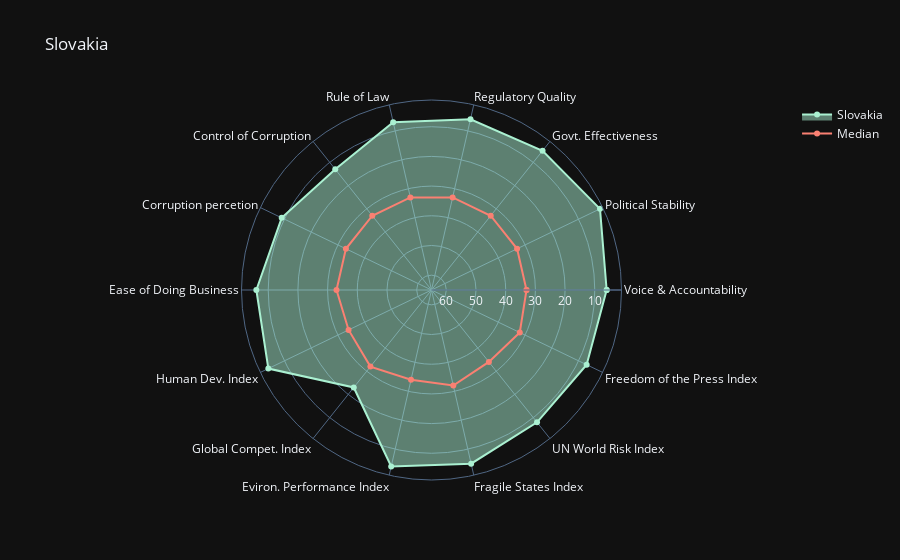
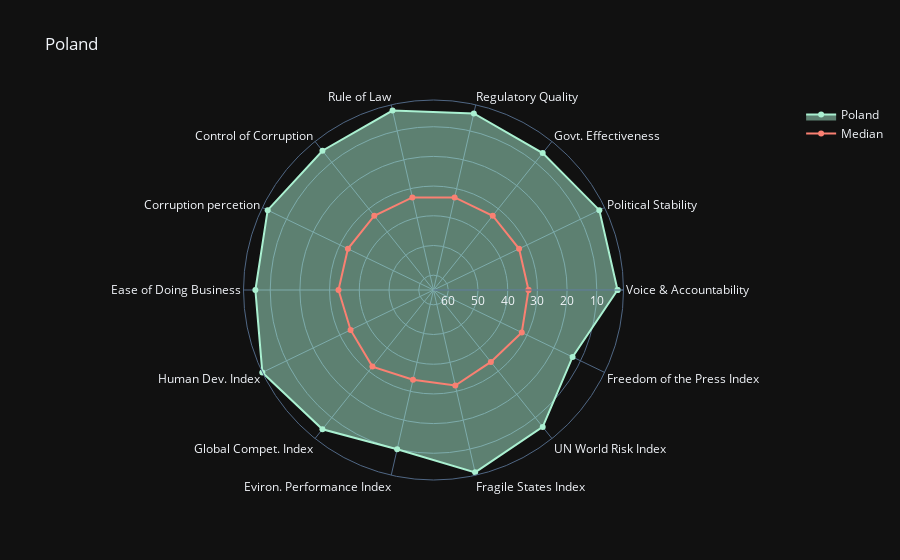
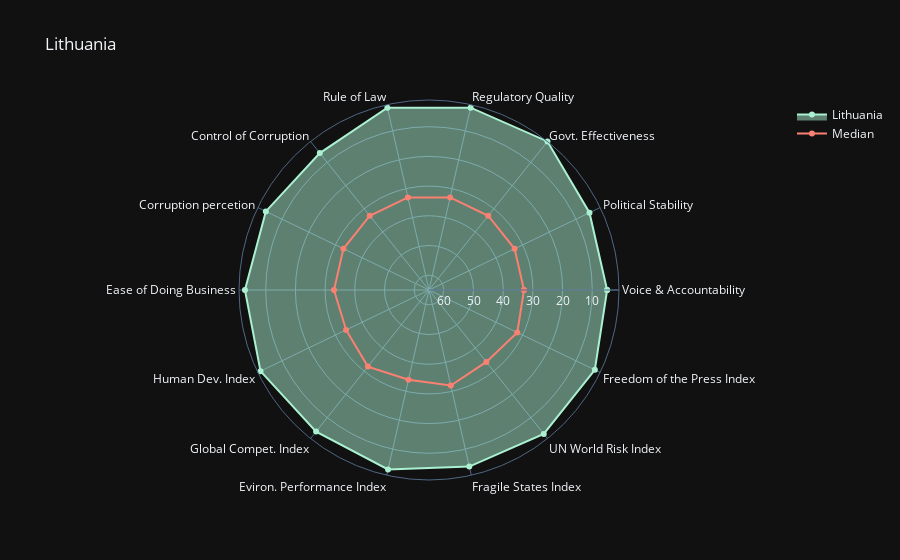
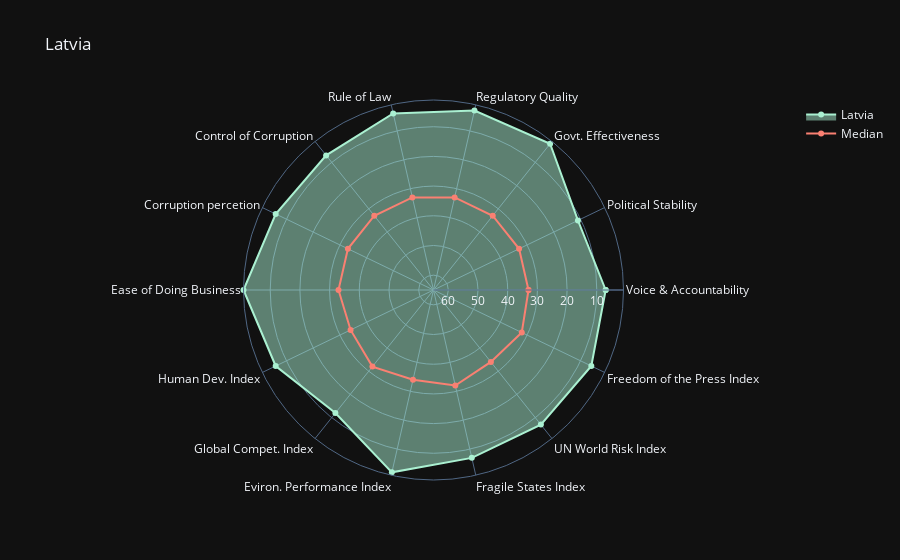

Notebook code cell kept with these figures, in order:
### Markdown cell above
А теперь давайте построим самостоятельно графики для всех наших стран.

### Code cell
for country in df['Country']:
    trace0 = go.Scatterpolar(
      r = df[df['Country'] == country].loc[:,"Voice & Accountability":].values[0], # данные на шкалы 
      theta = col_names, # подписи шкал
      fill = 'toself', # заливка
      name = country,
      marker = dict(color = '#aaf0d1')
    )
    
    trace_median= go.Scatterpolar(
          r = df.loc[:,"Voice & Accountability":].median().values,
          theta = col_names,
          fill = 'none',
          name = 'Median',
          marker = dict(color = '#fa8072')
        )

    layout = go.Layout(
        title = country,
        template="plotly_dark",
        polar = dict(
        radialaxis = dict(
          visible = True,
          range = [65, 1] # инвертируем шкалу, чтобы данные воспринимались интутивно - 65 теперь в центре, а 1 на перефирии        )
      )))

    fig = go.Figure(data=[trace0, trace_median], layout=layout)
    fig.show()

### Figure 1 — Plotly figure (JSON) as saved in the notebook; plotly's stock layout.template omitted (floating-point values rounded to 4 significant figures)
{"data": [{"fill": "toself", "marker": {"color": "#aaf0d1"}, "name": "Slovakia", "r": [6, 2, 5, 6, 7, 13, 9, 6, 4, 23, 4, 5, 8, 7, 6], "theta": ["Voice & Accountability", "Political Stability", "Govt. Effectiveness", "Regulatory Quality", "Rule of Law", "Control of Corruption", "Corruption percetion", "Ease of Doing Business", "Human Dev. Index", "Global Compet. Index", "Eviron. Performance Index", "Fragile States Index", "UN World Risk Index", "Freedom of the Press Index", "Voice & Accountability"], "type": "scatterpolar"}, {"fill": "none", "marker": {"color": "#fa8072"}, "name": "Median", "r": [33, 33, 33, 33, 33, 33, 33, 33, 34, 32, 34, 32, 34, 32, 33], "theta": ["Voice & Accountability", "Political Stability", "Govt. Effectiveness", "Regulatory Quality", "Rule of Law", "Control of Corruption", "Corruption percetion", "Ease of Doing Business", "Human Dev. Index", "Global Compet. Index", "Eviron. Performance Index", "Fragile States Index", "UN World Risk Index", "Freedom of the Press Index", "Voice & Accountability"], "type": "scatterpolar"}], "layout": {"polar": {"radialaxis": {"range": [65, 1], "visible": true}}, "title": {"text": "Slovakia"}}}

### Figure 2 — Plotly figure (JSON) as saved in the notebook; plotly's stock layout.template omitted (floating-point values rounded to 4 significant figures)
{"data": [{"fill": "toself", "marker": {"color": "#aaf0d1"}, "name": "Poland", "r": [3, 3, 6, 4, 3, 5, 3, 5, 1, 5, 10, 2, 6, 13, 3], "theta": ["Voice & Accountability", "Political Stability", "Govt. Effectiveness", "Regulatory Quality", "Rule of Law", "Control of Corruption", "Corruption percetion", "Ease of Doing Business", "Human Dev. Index", "Global Compet. Index", "Eviron. Performance Index", "Fragile States Index", "UN World Risk Index", "Freedom of the Press Index", "Voice & Accountability"], "type": "scatterpolar"}, {"fill": "none", "marker": {"color": "#fa8072"}, "name": "Median", "r": [33, 33, 33, 33, 33, 33, 33, 33, 34, 32, 34, 32, 34, 32, 33], "theta": ["Voice & Accountability", "Political Stability", "Govt. Effectiveness", "Regulatory Quality", "Rule of Law", "Control of Corruption", "Corruption percetion", "Ease of Doing Business", "Human Dev. Index", "Global Compet. Index", "Eviron. Performance Index", "Fragile States Index", "UN World Risk Index", "Freedom of the Press Index", "Voice & Accountability"], "type": "scatterpolar"}], "layout": {"polar": {"radialaxis": {"range": [65, 1], "visible": true}}, "title": {"text": "Poland"}}}

### Figure 3 — Plotly figure (JSON) as saved in the notebook; plotly's stock layout.template omitted (floating-point values rounded to 4 significant figures)
{"data": [{"fill": "toself", "marker": {"color": "#aaf0d1"}, "name": "Lithuania", "r": [5, 5, 1, 2, 2, 6, 4, 3, 2, 4, 3, 4, 3, 3, 5], "theta": ["Voice & Accountability", "Political Stability", "Govt. Effectiveness", "Regulatory Quality", "Rule of Law", "Control of Corruption", "Corruption percetion", "Ease of Doing Business", "Human Dev. Index", "Global Compet. Index", "Eviron. Performance Index", "Fragile States Index", "UN World Risk Index", "Freedom of the Press Index", "Voice & Accountability"], "type": "scatterpolar"}, {"fill": "none", "marker": {"color": "#fa8072"}, "name": "Median", "r": [33, 33, 33, 33, 33, 33, 33, 33, 34, 32, 34, 32, 34, 32, 33], "theta": ["Voice & Accountability", "Political Stability", "Govt. Effectiveness", "Regulatory Quality", "Rule of Law", "Control of Corruption", "Corruption percetion", "Ease of Doing Business", "Human Dev. Index", "Global Compet. Index", "Eviron. Performance Index", "Fragile States Index", "UN World Risk Index", "Freedom of the Press Index", "Voice & Accountability"], "type": "scatterpolar"}], "layout": {"polar": {"radialaxis": {"range": [65, 1], "visible": true}}, "title": {"text": "Lithuania"}}}

### Figure 4 — Plotly figure (JSON) as saved in the notebook; plotly's stock layout.template omitted (floating-point values rounded to 4 significant figures)
{"data": [{"fill": "toself", "marker": {"color": "#aaf0d1"}, "name": "Latvia", "r": [7, 11, 2, 3, 4, 7, 6, 1, 6, 12, 2, 7, 7, 6, 7], "theta": ["Voice & Accountability", "Political Stability", "Govt. Effectiveness", "Regulatory Quality", "Rule of Law", "Control of Corruption", "Corruption percetion", "Ease of Doing Business", "Human Dev. Index", "Global Compet. Index", "Eviron. Performance Index", "Fragile States Index", "UN World Risk Index", "Freedom of the Press Index", "Voice & Accountability"], "type": "scatterpolar"}, {"fill": "none", "marker": {"color": "#fa8072"}, "name": "Median", "r": [33, 33, 33, 33, 33, 33, 33, 33, 34, 32, 34, 32, 34, 32, 33], "theta": ["Voice & Accountability", "Political Stability", "Govt. Effectiveness", "Regulatory Quality", "Rule of Law", "Control of Corruption", "Corruption percetion", "Ease of Doing Business", "Human Dev. Index", "Global Compet. Index", "Eviron. Performance Index", "Fragile States Index", "UN World Risk Index", "Freedom of the Press Index", "Voice & Accountability"], "type": "scatterpolar"}], "layout": {"polar": {"radialaxis": {"range": [65, 1], "visible": true}}, "title": {"text": "Latvia"}}}
